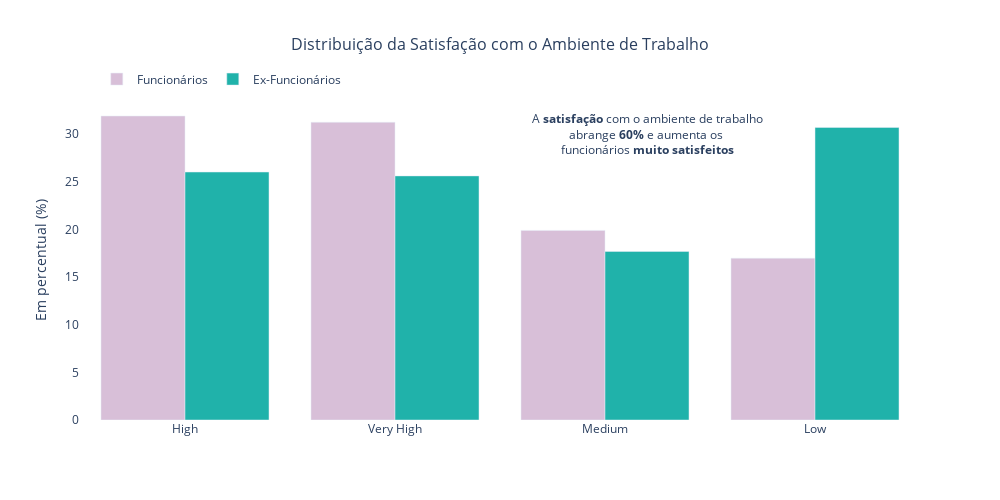

Source (notebook cell):
### Code cell
# Distribuição da Satisfação dos Funcionários  com o Ambiente de Trabalho

fig = go.Figure()

fig.add_trace(go.Bar(
    x=dados_funcionarios['EnvironmentSatisfaction'].value_counts(normalize=True).index,
    y=dados_funcionarios['EnvironmentSatisfaction'].value_counts(normalize=True)*100,
    marker_color='thistle',
    name='Funcionários'
))

fig.add_trace(go.Bar(
    x=dados_ex_funcionarios['EnvironmentSatisfaction'].value_counts(normalize=True).index,
    y=dados_ex_funcionarios['EnvironmentSatisfaction'].value_counts(normalize=True)*100,
    marker_color='lightseagreen',
    name='Ex-Funcionários'
))

fig.update_layout(
    title='Distribuição da Satisfação com o Ambiente de Trabalho',
    title_x=0.5,  
    title_font=dict(size=16), 
    barmode='group',
    width=1000,  
    height=500,
    plot_bgcolor='rgba(0,0,0,0)',
    legend=dict(
        orientation="h",
        yanchor="bottom",
        y=1.02,
        xanchor="left",
        x=0.02  
    ))

fig.add_annotation(
    x=2.2, 
    y=30,
    text="A <b>satisfação</b> com o ambiente de trabalho<br>abrange <b>60%</b> e aumenta os <br>funcionários <b>muito satisfeitos",
    showarrow=False,
    font=dict(size=12),
    align='center'
)

fig.update_yaxes(title="Em percentual (%)")

fig.show()

### Figure 1 — Plotly figure (JSON) as saved in the notebook; plotly's stock layout.template omitted (floating-point values rounded to 4 significant figures)
{"data": [{"marker": {"color": "thistle"}, "name": "Funcionários", "type": "bar", "x": ["High", "Very High", "Medium", "Low"], "y": [31.89, 31.24, 19.89, 16.97]}, {"marker": {"color": "lightseagreen"}, "name": "Ex-Funcionários", "type": "bar", "x": ["Low", "High", "Very High", "Medium"], "y": [30.69, 26.02, 25.61, 17.68]}], "layout": {"annotations": [{"align": "center", "font": {"size": 12}, "showarrow": false, "text": "A <b>satisfação</b> com o ambiente de trabalho<br>abrange <b>60%</b> e aumenta os <br>funcionários <b>muito satisfeitos", "x": 2.2, "y": 30}], "barmode": "group", "height": 500, "legend": {"orientation": "h", "x": 0.02, "xanchor": "left", "y": 1.02, "yanchor": "bottom"}, "plot_bgcolor": "rgba(0,0,0,0)", "title": {"font": {"size": 16}, "text": "Distribuição da Satisfação com o Ambiente de Trabalho", "x": 0.5}, "width": 1000, "yaxis": {"title": {"text": "Em percentual (%)"}}}}
